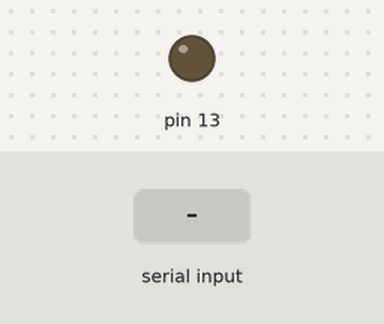
A sketch run on a simulated Arduino Uno, built with avr-gcc and run on an emulated ATmega328P. Parts: output pins drawn as LEDs (lit = HIGH). Inputs (shaded band) come from the test bench.

Above: at 1.2 s.
1.3 s: "1" received over Serial
At 2.5 s:
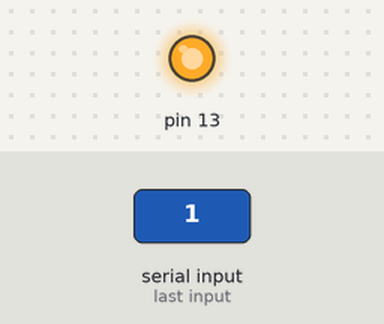
2.8 s: "0" received over Serial
At 3.7 s:
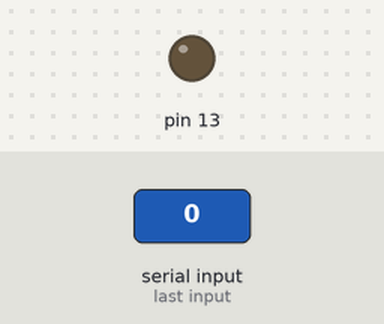
Timing chart, 0 to 5.8 s (numbered marks = the images above; inputs shaded):
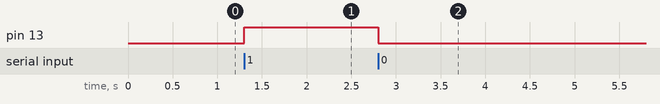

The sketch:

Example_Code.ino
```cpp
void setup()
{
pinMode(13, OUTPUT);
Serial.begin(9600);
}
void loop()
{
if (Serial.available())
{
  char command = Serial.read();
if (command == '1')
{
  digitalWrite(13, HIGH);
} else if (command == '0')
{
  digitalWrite(13, LOW);
}
}
}
```

Measured:
- after the input at 1.3 s, pin 13: LOW → HIGH at once
- after the input at 2.8 s, pin 13: HIGH → LOW at once
